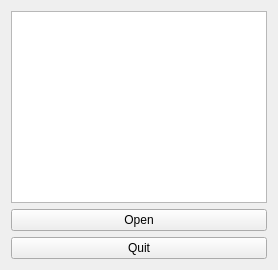
          <widget class="QWidget" name="layoutWidget_15">
           <layout class="QVBoxLayout" name="verticalLayout_50">
            <item>
             <widget class="QPlainTextEdit" name="pTextEditQRCodeText_2">
              <property name="sizePolicy">
               <sizepolicy hsizetype="Preferred" vsizetype="Expanding">
                <horstretch>0</horstretch>
                <verstretch>0</verstretch>
               </sizepolicy>
              </property>
              <property name="readOnly">
               <bool>true</bool>
              </property>
             </widget>
            </item>
            <item>
             <widget class="QPushButton" name="pButtonOpen_2">
              <property name="toolTip">
               <string>Открыть файл изображения с qr-кодом</string>
              </property>
              <property name="statusTip">
               <string>Открыть файл изображения с qr-кодом</string>
              </property>
              <property name="text">
               <string>Open</string>
              </property>
             </widget>
            </item>
            <item>
             <widget class="QPushButton" name="pButtonQuitt_2">
              <property name="toolTip">
               <string>Закрыть приложение</string>
              </property>
              <property name="statusTip">
               <string>Закрыть приложение</string>
              </property>
              <property name="text">
               <string>Quit</string>
              </property>
             </widget>
            </item>
           </layout>
          </widget>
